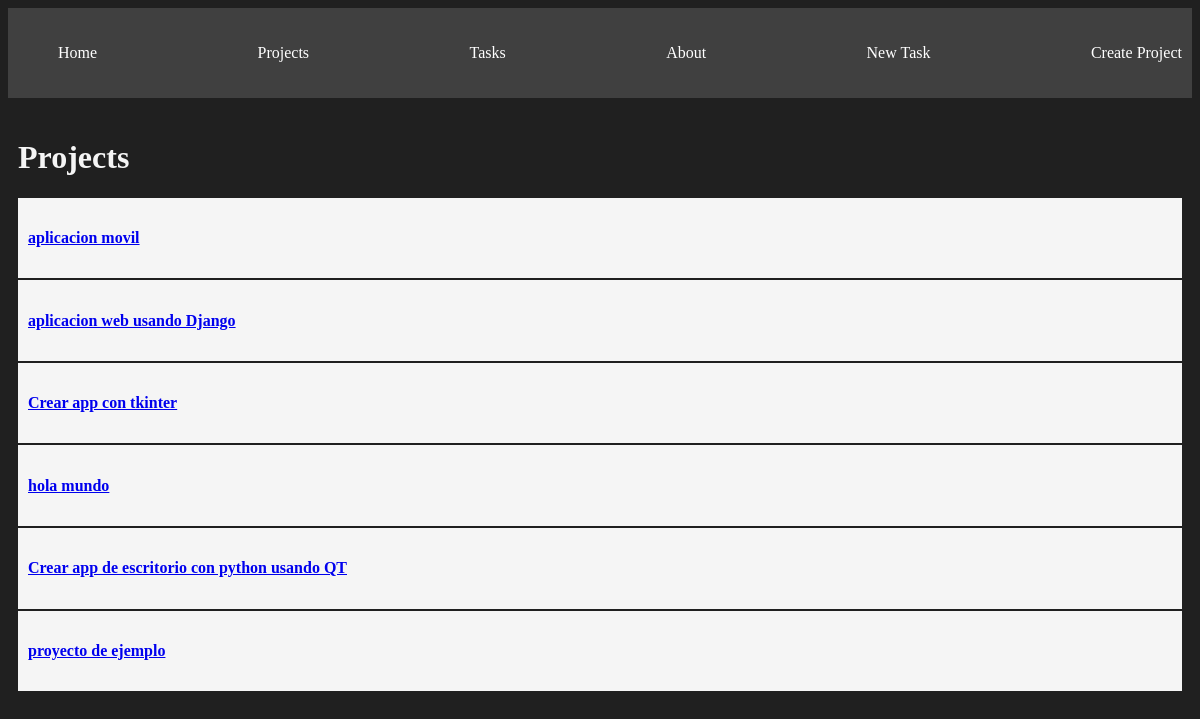
/projects/, run on the app's committed database.
### myapp/models.py (models this page shows, shortened)
class Project(models.Model):
    name = models.CharField(max_length=200)

### myapp/views.py (the view)
# urls.py: path("projects/", views.projects, name="projects"),
def projects(request):
    projects = Project.objects.all()
    return render(request, "projects/projects.html", {"projects": projects})

### myapp/templates/projects/projects.html
{% extends 'layouts/base.html' %}
{% block content %}
<h1>Projects</h1>
{% for project in projects %}
<article class="card">
    <a href="{% url 'projects_detail' project.id %}">
        <h4>{{ project.name }}</h4>
    </a>
</article>
{% endfor %}
{% endblock %}

### myapp/static/css/main.css (style rules this page uses)
body { background: #202020; color: whitesmoke; }
.card { background: whitesmoke; color: black; padding: 10px; margin-bottom: 2px; }

### data on the page
Project: name "aplicacion movil"
Project: name "aplicacion web usando Django"
Project: name "Crear app con tkinter"
Project: name "hola mundo"
Project: name "Crear app de escritorio con python usando QT"
Project: name "proyecto de ejemplo"
